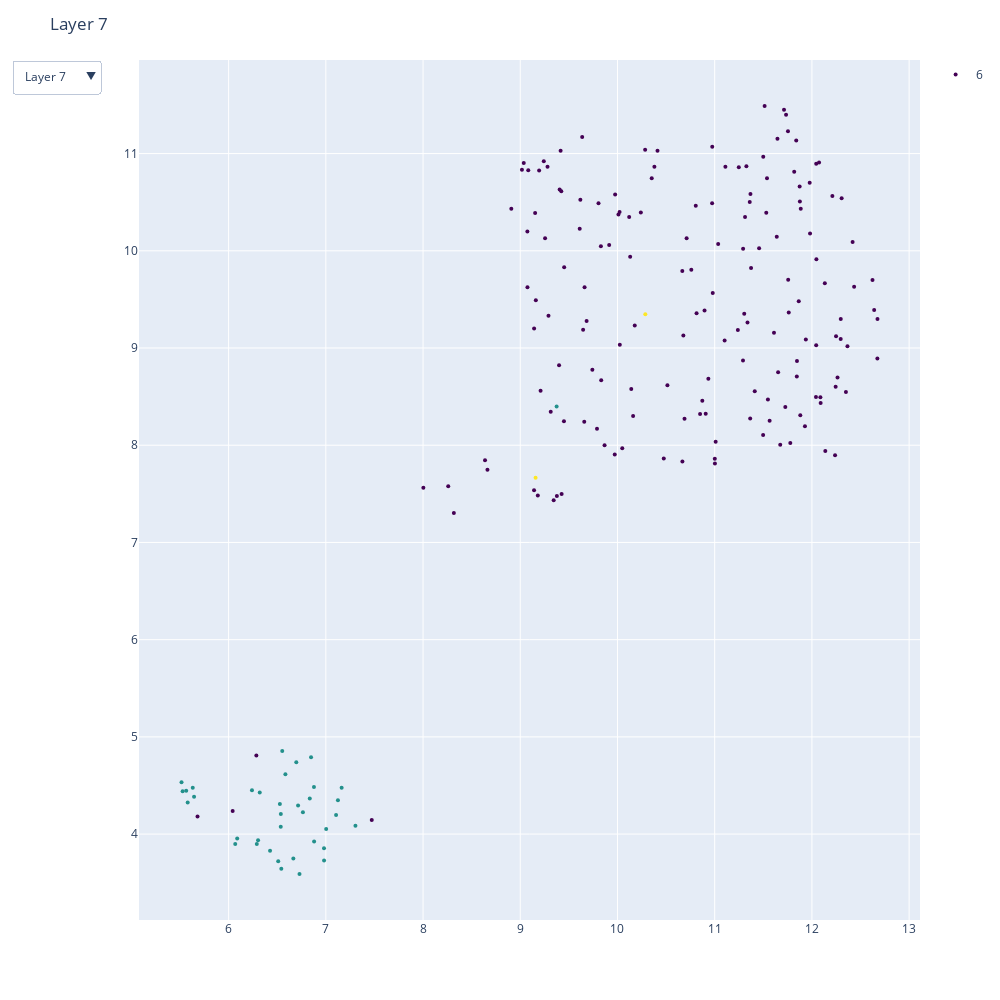

The cell this chart's notebook holds for it:
### Code cell
# How to change plot data using dropdowns
#
# This example shows how to manually add traces
# to the plot and configure the dropdown to only
# show the specific traces you allow.

fig = go.Figure()
#plt.figure(figsize=(16,16))

fig = px.scatter(
                #color = df['pos'],
                 width=1000, height=1000
                )

"""
create color list based on POS
"""
#create dict with unique color values
pos = [label['pos'] for label in data['labels'] ]
color_dict={}
x=0
for p in pos:
    if p not in color_dict:
        color_dict[p]=x
        x += 1
        
#create color list
color_list=[]
for p in pos:
    color_list.append(color_dict[p])

"""
create traces for different layers
"""

for layer in range(12):
    points = data['data'][layer]
    points = np.array(points)
    fig.add_trace(
        go.Scatter(
            mode='markers',
            marker=dict(
                    size=4,
                    color=color_list,                # set color to an array/list of desired values
                    colorscale='Viridis',   # choose a colorscale
                    #opacity=0.8
                ),

            x = points[:,0],
            y = points[:,1],
            hovertext=df["sents"],
            
            name = layer
        )
    )

fig.update_yaxes(
    scaleanchor="x",
    scaleratio=1,
  )


"""
create dropdown menu to show one set of points at a time
"""
    
fig.update_layout(
    updatemenus=[go.layout.Updatemenu(
        active=0,
        buttons=list(
            [dict(label = 'All',
                  method = 'update',
                  args = [{'visible': [True, True, True, True, True, True, True, True, True, True, True, True]},
                          {'title': 'All',
                           'showlegend':True}]),


             
             dict(label = 'Layer 0',
                  method = 'update',
                  args = [{'visible': [True, False, False, False, False, False, False, False, False, False, False, False]}, # the index of True aligns with the indices of plot traces
                          {'title': 'Layer 0',
                           'showlegend':True}]),
             dict(label = 'Layer 1',
                  method = 'update',
                  args = [{'visible': [False, True, False, False, False, False, False, False, False, False, False, False]}, # the index of True aligns with the indices of plot traces
                          {'title': 'Layer 1',
                           'showlegend':True}]),
             dict(label = 'Layer 2',
                  method = 'update',
                  args = [{'visible': [False, False, True, False, False, False, False, False, False, False, False, False]}, # the index of True aligns with the indices of plot traces
                          {'title': 'Layer 2',
                           'showlegend':True}]),
             dict(label = 'Layer 3',
                  method = 'update',
                  args = [{'visible': [False, False, False, True, False, False, False, False, False, False, False, False]}, # the index of True aligns with the indices of plot traces
                          {'title': 'Layer 3',
                           'showlegend':True}]),
             dict(label = 'Layer 4',
                  method = 'update',
                  args = [{'visible': [False, False, False, False, True, False, False, False, False, False, False, False]}, # the index of True aligns with the indices of plot traces
                          {'title': 'Layer 4',
                           'showlegend':True}]),
             dict(label = 'Layer 6',
                  method = 'update',
                  args = [{'visible': [True, False, False, False, False, False, True, False, False, False, False, False]}, # the index of True aligns with the indices of plot traces
                          {'title': 'Layer 6',
                           'showlegend':True}]),
             dict(label = 'Layer 7',
                  method = 'update',
                  args = [{'visible': [False, False, False, False, False, False, False, True, False, False, False, False]}, # the index of True aligns with the indices of plot traces
                          {'title': 'Layer 7',
                           'showlegend':True}]),
              dict(label = 'Layer 8',
                  method = 'update',
                  args = [{'visible': [False, False, False, False, False, False, False, False, True, False, False, False]}, # the index of True aligns with the indices of plot traces
                          {'title': 'Layer 8',
                           'showlegend':True}]),
             dict(label = 'Layer 9',
                  method = 'update',
                  args = [{'visible': [False, False, False, False, False, False, False, False, False, True, False, False]}, # the index of True aligns with the indices of plot traces
                          {'title': 'Layer 9',
                           'showlegend':True}]),
             dict(label = 'Layer 10',
                  method = 'update',
                  args = [{'visible': [False, False, False, False, False, False, False, False, False, False, True, False]}, # the index of True aligns with the indices of plot traces
                          {'title': 'Layer 10',
                           'showlegend':True}]),
             dict(label = 'Layer 11',
                  method = 'update',
                  args = [{'visible': [False, False, False, False, False, False, False, False, False, False, False, True]}, # the index of True aligns with the indices of plot traces
                          {'title': 'Layer 11',
                           'showlegend':True}]),

            ])
        )
    ])

fig.update_layout(hoverlabel={
    "align": "right",
    "bgcolor": "white"
})
fig.update_layout(hoverlabel_font={
    "size": 9,
    "color": "black"
})


fig.show()

### Figure 1 — Plotly figure (JSON) as saved in the notebook; plotly's stock layout.template omitted (floating-point values rounded to 4 significant figures; data arrays with more than 128 entries replaced by an {"elided": "..."} marker saying what was removed)
{"data": [{"hovertemplate": "<extra></extra>", "legendgroup": "", "marker": {"color": "#636efa", "symbol": "circle"}, "mode": "markers", "name": "", "orientation": "v", "showlegend": false, "type": "scatter", "visible": false, "xaxis": "x", "yaxis": "y"}, {"hovertext": {"elided": "200 str values"}, "marker": {"color": {"elided": "200 int values"}, "colorscale": [[0, "#440154"], [0.1111, "#482878"], [0.2222, "#3e4989"], [0.3333, "#31688e"], [0.4444, "#26828e"], [0.5556, "#1f9e89"], [0.6667, "#35b779"], [0.7778, "#6ece58"], [0.8889, "#b5de2b"], [1, "#fde725"]], "size": 4}, "mode": "markers", "name": "0", "type": "scatter", "visible": false, "x": {"elided": "200 float values"}, "y": {"elided": "200 float values"}}, {"hovertext": {"elided": "200 str values"}, "marker": {"color": {"elided": "200 int values"}, "colorscale": [[0, "#440154"], [0.1111, "#482878"], [0.2222, "#3e4989"], [0.3333, "#31688e"], [0.4444, "#26828e"], [0.5556, "#1f9e89"], [0.6667, "#35b779"], [0.7778, "#6ece58"], [0.8889, "#b5de2b"], [1, "#fde725"]], "size": 4}, "mode": "markers", "name": "1", "type": "scatter", "visible": false, "x": {"elided": "200 float values"}, "y": {"elided": "200 float values"}}, {"hovertext": {"elided": "200 str values"}, "marker": {"color": {"elided": "200 int values"}, "colorscale": [[0, "#440154"], [0.1111, "#482878"], [0.2222, "#3e4989"], [0.3333, "#31688e"], [0.4444, "#26828e"], [0.5556, "#1f9e89"], [0.6667, "#35b779"], [0.7778, "#6ece58"], [0.8889, "#b5de2b"], [1, "#fde725"]], "size": 4}, "mode": "markers", "name": "2", "type": "scatter", "visible": false, "x": {"elided": "200 float values"}, "y": {"elided": "200 float values"}}, {"hovertext": {"elided": "200 str values"}, "marker": {"color": {"elided": "200 int values"}, "colorscale": [[0, "#440154"], [0.1111, "#482878"], [0.2222, "#3e4989"], [0.3333, "#31688e"], [0.4444, "#26828e"], [0.5556, "#1f9e89"], [0.6667, "#35b779"], [0.7778, "#6ece58"], [0.8889, "#b5de2b"], [1, "#fde725"]], "size": 4}, "mode": "markers", "name": "3", "type": "scatter", "visible": false, "x": {"elided": "200 float values"}, "y": {"elided": "200 float values"}}, {"hovertext": {"elided": "200 str values"}, "marker": {"color": {"elided": "200 int values"}, "colorscale": [[0, "#440154"], [0.1111, "#482878"], [0.2222, "#3e4989"], [0.3333, "#31688e"], [0.4444, "#26828e"], [0.5556, "#1f9e89"], [0.6667, "#35b779"], [0.7778, "#6ece58"], [0.8889, "#b5de2b"], [1, "#fde725"]], "size": 4}, "mode": "markers", "name": "4", "type": "scatter", "visible": false, "x": {"elided": "200 float values"}, "y": {"elided": "200 float values"}}, {"hovertext": {"elided": "200 str values"}, "marker": {"color": {"elided": "200 int values"}, "colorscale": [[0, "#440154"], [0.1111, "#482878"], [0.2222, "#3e4989"], [0.3333, "#31688e"], [0.4444, "#26828e"], [0.5556, "#1f9e89"], [0.6667, "#35b779"], [0.7778, "#6ece58"], [0.8889, "#b5de2b"], [1, "#fde725"]], "size": 4}, "mode": "markers", "name": "5", "type": "scatter", "visible": false, "x": {"elided": "200 float values"}, "y": {"elided": "200 float values"}}, {"hovertext": {"elided": "200 str values"}, "marker": {"color": {"elided": "200 int values"}, "colorscale": [[0, "#440154"], [0.1111, "#482878"], [0.2222, "#3e4989"], [0.3333, "#31688e"], [0.4444, "#26828e"], [0.5556, "#1f9e89"], [0.6667, "#35b779"], [0.7778, "#6ece58"], [0.8889, "#b5de2b"], [1, "#fde725"]], "size": 4}, "mode": "markers", "name": "6", "type": "scatter", "visible": true, "x": {"elided": "200 float values"}, "y": {"elided": "200 float values"}}, {"hovertext": {"elided": "200 str values"}, "marker": {"color": {"elided": "200 int values"}, "colorscale": [[0, "#440154"], [0.1111, "#482878"], [0.2222, "#3e4989"], [0.3333, "#31688e"], [0.4444, "#26828e"], [0.5556, "#1f9e89"], [0.6667, "#35b779"], [0.7778, "#6ece58"], [0.8889, "#b5de2b"], [1, "#fde725"]], "size": 4}, "mode": "markers", "name": "7", "type": "scatter", "visible": false, "x": {"elided": "200 float values"}, "y": {"elided": "200 float values"}}, {"hovertext": {"elided": "200 str values"}, "marker": {"color": {"elided": "200 int values"}, "colorscale": [[0, "#440154"], [0.1111, "#482878"], [0.2222, "#3e4989"], [0.3333, "#31688e"], [0.4444, "#26828e"], [0.5556, "#1f9e89"], [0.6667, "#35b779"], [0.7778, "#6ece58"], [0.8889, "#b5de2b"], [1, "#fde725"]], "size": 4}, "mode": "markers", "name": "8", "type": "scatter", "visible": false, "x": {"elided": "200 float values"}, "y": {"elided": "200 float values"}}, {"hovertext": {"elided": "200 str values"}, "marker": {"color": {"elided": "200 int values"}, "colorscale": [[0, "#440154"], [0.1111, "#482878"], [0.2222, "#3e4989"], [0.3333, "#31688e"], [0.4444, "#26828e"], [0.5556, "#1f9e89"], [0.6667, "#35b779"], [0.7778, "#6ece58"], [0.8889, "#b5de2b"], [1, "#fde725"]], "size": 4}, "mode": "markers", "name": "9", "type": "scatter", "visible": false, "x": {"elided": "200 float values"}, "y": {"elided": "200 float values"}}, {"hovertext": {"elided": "200 str values"}, "marker": {"color": {"elided": "200 int values"}, "colorscale": [[0, "#440154"], [0.1111, "#482878"], [0.2222, "#3e4989"], [0.3333, "#31688e"], [0.4444, "#26828e"], [0.5556, "#1f9e89"], [0.6667, "#35b779"], [0.7778, "#6ece58"], [0.8889, "#b5de2b"], [1, "#fde725"]], "size": 4}, "mode": "markers", "name": "10", "type": "scatter", "visible": false, "x": {"elided": "200 float values"}, "y": {"elided": "200 float values"}}, {"hovertext": {"elided": "200 str values"}, "marker": {"color": {"elided": "200 int values"}, "colorscale": [[0, "#440154"], [0.1111, "#482878"], [0.2222, "#3e4989"], [0.3333, "#31688e"], [0.4444, "#26828e"], [0.5556, "#1f9e89"], [0.6667, "#35b779"], [0.7778, "#6ece58"], [0.8889, "#b5de2b"], [1, "#fde725"]], "size": 4}, "mode": "markers", "name": "11", "type": "scatter", "visible": false, "x": {"elided": "200 float values"}, "y": {"elided": "200 float values"}}], "layout": {"height": 1000, "hoverlabel": {"align": "right", "bgcolor": "white", "font": {"color": "black", "size": 9}}, "legend": {"tracegroupgap": 0}, "margin": {"t": 60}, "showlegend": true, "title": {"text": "Layer 7"}, "updatemenus": [{"active": 7, "buttons": [{"args": [{"visible": [true, true, true, true, true, true, true, true, true, true, true, true]}, {"showlegend": true, "title": "All"}], "label": "All", "method": "update"}, {"args": [{"visible": [true, false, false, false, false, false, false, false, false, false, false, false]}, {"showlegend": true, "title": "Layer 0"}], "label": "Layer 0", "method": "update"}, {"args": [{"visible": [false, true, false, false, false, false, false, false, false, false, false, false]}, {"showlegend": true, "title": "Layer 1"}], "label": "Layer 1", "method": "update"}, {"args": [{"visible": [false, false, true, false, false, false, false, false, false, false, false, false]}, {"showlegend": true, "title": "Layer 2"}], "label": "Layer 2", "method": "update"}, {"args": [{"visible": [false, false, false, true, false, false, false, false, false, false, false, false]}, {"showlegend": true, "title": "Layer 3"}], "label": "Layer 3", "method": "update"}, {"args": [{"visible": [false, false, false, false, true, false, false, false, false, false, false, false]}, {"showlegend": true, "title": "Layer 4"}], "label": "Layer 4", "method": "update"}, {"args": [{"visible": [true, false, false, false, false, false, true, false, false, false, false, false]}, {"showlegend": true, "title": "Layer 6"}], "label": "Layer 6", "method": "update"}, {"args": [{"visible": [false, false, false, false, false, false, false, true, false, false, false, false]}, {"showlegend": true, "title": "Layer 7"}], "label": "Layer 7", "method": "update"}, {"args": [{"visible": [false, false, false, false, false, false, false, false, true, false, false, false]}, {"showlegend": true, "title": "Layer 8"}], "label": "Layer 8", "method": "update"}, {"args": [{"visible": [false, false, false, false, false, false, false, false, false, true, false, false]}, {"showlegend": true, "title": "Layer 9"}], "label": "Layer 9", "method": "update"}, {"args": [{"visible": [false, false, false, false, false, false, false, false, false, false, true, false]}, {"showlegend": true, "title": "Layer 10"}], "label": "Layer 10", "method": "update"}, {"args": [{"visible": [false, false, false, false, false, false, false, false, false, false, false, true]}, {"showlegend": true, "title": "Layer 11"}], "label": "Layer 11", "method": "update"}]}], "width": 1000, "xaxis": {"anchor": "y", "autorange": true, "domain": [0, 1], "range": [5.083, 13.11], "type": "linear"}, "yaxis": {"anchor": "x", "autorange": true, "domain": [0, 1], "range": [3.082, 12.0], "scaleanchor": "x", "scaleratio": 1, "type": "linear"}}}
